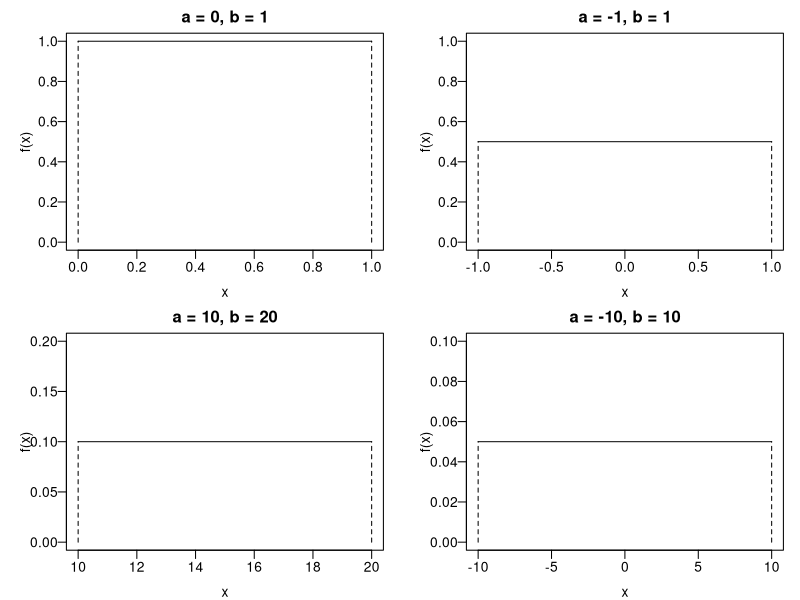
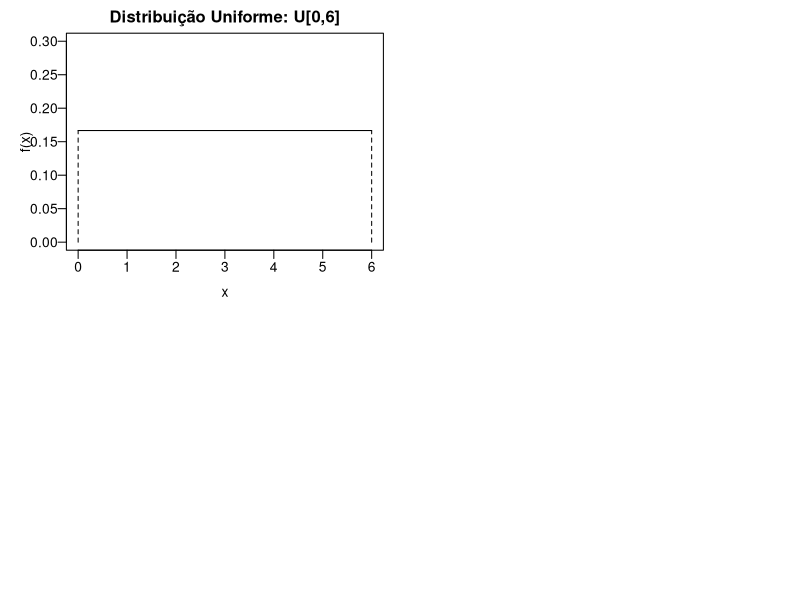

R code for these plots, in order:
## ---- chunk 1
library(tufte)
library(xtable)
library(knitr, quietly = TRUE)
opts_chunk$set(
               cache = TRUE,
               tidy = FALSE,
               comment = "#",
               collapse = TRUE,
               fig.align = "center",
               fig.path = "figures/",
               cache.path = "cache/"
           )
## ---- chunk 2
par(mfrow=c(2,2), mar=c(3,4,2,1), mgp=c(2,0.5,0), las=1)
plot(0:1, dunif(x = 0:1, min = 0, max = 1), type = "l",
     xlab = "x", ylab = "f(x)", main = "a = 0, b = 1",
     ylim = c(0,1), axes = TRUE)
segments(0, 0, 0, 1, lty = 2)
segments(1, 0, 1, 1, lty = 2)
plot(-1:1, dunif(x = -1:1, min = -1, max = 1), type = "l",
     xlab = "x", ylab = "f(x)", main = "a = -1, b = 1",
     ylim = c(0,1), axes = TRUE)
segments(-1, 0, -1, .5, lty = 2)
segments(1, 0, 1, .5, lty = 2)
plot(10:20, dunif(x = 10:20, min = 10, max = 20), type = "l",
     xlab = "x", ylab = "f(x)", main = "a = 10, b = 20",
     ylim = c(0,.2), axes = TRUE)
segments(10, 0, 10, .1, lty = 2)
segments(20, 0, 20, .1, lty = 2)
plot(-10:10, dunif(x = -10:10, min = -10, max = 10), type = "l",
     xlab = "x", ylab = "f(x)", main = "a = -10, b = 10",
     ylim = c(0,.1), axes = TRUE)
segments(-10, 0, -10, .05, lty = 2)
segments(10, 0, 10, .05, lty = 2)
## ---- chunk 3
plot(0:6, dunif(x = 0:6, min = 0, max = 6), type = "l",
     xlab = "x", ylab = "f(x)", main = "Distribuição Uniforme: U[0,6]",
     ylim = c(0,0.3), axes = TRUE)
segments(0, 0, 0, 1/6, lty = 2)
segments(6, 0, 6, 1/6, lty = 2)
